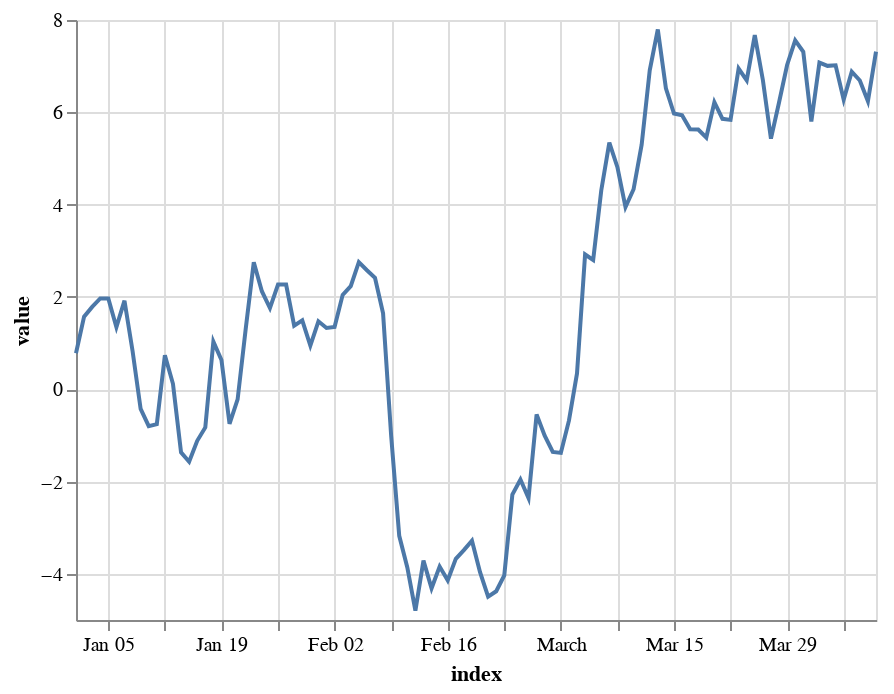

The code cell stored with this chart in its notebook:
### Code cell
chart = alt.Chart(datetime_df.reset_index())
chart.mark_line().encode(x='index:T', y='value:Q')

### Figure 1 — Vega-Lite specification as saved in the notebook (floating-point values rounded to 4 significant figures)
{"config": {"view": {"continuousWidth": 400, "continuousHeight": 300}}, "data": {"name": "data-c8e45b8371f58998787861d5441ea9ee"}, "mark": "line", "encoding": {"x": {"field": "index", "type": "temporal"}, "y": {"field": "value", "type": "quantitative"}}, "$schema": "https://vega.github.io/schema/vega-lite/v4.17.0.json", "datasets": {"data-c8e45b8371f58998787861d5441ea9ee": [{"index": "2020-01-01T00:00:00", "value": 0.7792}, {"index": "2020-01-02T00:00:00", "value": 1.572}, {"index": "2020-01-03T00:00:00", "value": 1.784}, {"index": "2020-01-04T00:00:00", "value": 1.967}, {"index": "2020-01-05T00:00:00", "value": 1.964}, {"index": "2020-01-06T00:00:00", "value": 1.344}, {"index": "2020-01-07T00:00:00", "value": 1.918}, {"index": "2020-01-08T00:00:00", "value": 0.8273}, {"index": "2020-01-09T00:00:00", "value": -0.4277}, {"index": "2020-01-10T00:00:00", "value": -0.8012}, {"index": "2020-01-11T00:00:00", "value": -0.7577}, {"index": "2020-01-12T00:00:00", "value": 0.7366}, {"index": "2020-01-13T00:00:00", "value": 0.1174}, {"index": "2020-01-14T00:00:00", "value": -1.369}, {"index": "2020-01-15T00:00:00", "value": -1.57}, {"index": "2020-01-16T00:00:00", "value": -1.118}, {"index": "2020-01-17T00:00:00", "value": -0.8273}, {"index": "2020-01-18T00:00:00", "value": 1.032}, {"index": "2020-01-19T00:00:00", "value": 0.6335}, {"index": "2020-01-20T00:00:00", "value": -0.7486}, {"index": "2020-01-21T00:00:00", "value": -0.2212}, {"index": "2020-01-22T00:00:00", "value": 1.305}, {"index": "2020-01-23T00:00:00", "value": 2.752}, {"index": "2020-01-24T00:00:00", "value": 2.124}, {"index": "2020-01-25T00:00:00", "value": 1.759}, {"index": "2020-01-26T00:00:00", "value": 2.269}, {"index": "2020-01-27T00:00:00", "value": 2.268}, {"index": "2020-01-28T00:00:00", "value": 1.378}, {"index": "2020-01-29T00:00:00", "value": 1.492}, {"index": "2020-01-30T00:00:00", "value": 0.9456}, {"index": "2020-01-31T00:00:00", "value": 1.471}, {"index": "2020-02-01T00:00:00", "value": 1.328}, {"index": "2020-02-02T00:00:00", "value": 1.349}, {"index": "2020-02-03T00:00:00", "value": 2.044}, {"index": "2020-02-04T00:00:00", "value": 2.232}, {"index": "2020-02-05T00:00:00", "value": 2.753}, {"index": "2020-02-06T00:00:00", "value": 2.578}, {"index": "2020-02-07T00:00:00", "value": 2.413}, {"index": "2020-02-08T00:00:00", "value": 1.646}, {"index": "2020-02-09T00:00:00", "value": -1.007}, {"index": "2020-02-10T00:00:00", "value": -3.176}, {"index": "2020-02-11T00:00:00", "value": -3.86}, {"index": "2020-02-12T00:00:00", "value": -4.798}, {"index": "2020-02-13T00:00:00", "value": -3.712}, {"index": "2020-02-14T00:00:00", "value": -4.313}, {"index": "2020-02-15T00:00:00", "value": -3.843}, {"index": "2020-02-16T00:00:00", "value": -4.141}, {"index": "2020-02-17T00:00:00", "value": -3.673}, {"index": "2020-02-18T00:00:00", "value": -3.486}, {"index": "2020-02-19T00:00:00", "value": -3.281}, {"index": "2020-02-20T00:00:00", "value": -3.964}, {"index": "2020-02-21T00:00:00", "value": -4.495}, {"index": "2020-02-22T00:00:00", "value": -4.377}, {"index": "2020-02-23T00:00:00", "value": -4.032}, {"index": "2020-02-24T00:00:00", "value": -2.284}, {"index": "2020-02-25T00:00:00", "value": -1.956}, {"index": "2020-02-26T00:00:00", "value": -2.358}, {"index": "2020-02-27T00:00:00", "value": -0.5453}, {"index": "2020-02-28T00:00:00", "value": -1.006}, {"index": "2020-02-29T00:00:00", "value": -1.36}, {"index": "2020-03-01T00:00:00", "value": -1.379}, {"index": "2020-03-02T00:00:00", "value": -0.681}, {"index": "2020-03-03T00:00:00", "value": 0.3419}, {"index": "2020-03-04T00:00:00", "value": 2.92}, {"index": "2020-03-05T00:00:00", "value": 2.8}, {"index": "2020-03-06T00:00:00", "value": 4.307}, {"index": "2020-03-07T00:00:00", "value": 5.342}, {"index": "2020-03-08T00:00:00", "value": 4.812}, {"index": "2020-03-09T00:00:00", "value": 3.945}, {"index": "2020-03-10T00:00:00", "value": 4.333}, {"index": "2020-03-11T00:00:00", "value": 5.299}, {"index": "2020-03-12T00:00:00", "value": 6.909}, {"index": "2020-03-13T00:00:00", "value": 7.795}, {"index": "2020-03-14T00:00:00", "value": 6.519}, {"index": "2020-03-15T00:00:00", "value": 5.974}, {"index": "2020-03-16T00:00:00", "value": 5.937}, {"index": "2020-03-17T00:00:00", "value": 5.631}, {"index": "2020-03-18T00:00:00", "value": 5.627}, {"index": "2020-03-19T00:00:00", "value": 5.454}, {"index": "2020-03-20T00:00:00", "value": 6.218}, {"index": "2020-03-21T00:00:00", "value": 5.858}, {"index": "2020-03-22T00:00:00", "value": 5.836}, {"index": "2020-03-23T00:00:00", "value": 6.948}, {"index": "2020-03-24T00:00:00", "value": 6.692}, {"index": "2020-03-25T00:00:00", "value": 7.674}, {"index": "2020-03-26T00:00:00", "value": 6.701}, {"index": "2020-03-27T00:00:00", "value": 5.428}, {"index": "2020-03-28T00:00:00", "value": 6.213}, {"index": "2020-03-29T00:00:00", "value": 7.025}, {"index": "2020-03-30T00:00:00", "value": 7.557}, {"index": "2020-03-31T00:00:00", "value": 7.311}, {"index": "2020-04-01T00:00:00", "value": 5.802}, {"index": "2020-04-02T00:00:00", "value": 7.078}, {"index": "2020-04-03T00:00:00", "value": 7.006}, {"index": "2020-04-04T00:00:00", "value": 7.018}, {"index": "2020-04-05T00:00:00", "value": 6.274}, {"index": "2020-04-06T00:00:00", "value": 6.879}, {"index": "2020-04-07T00:00:00", "value": 6.69}, {"index": "2020-04-08T00:00:00", "value": 6.239}, {"index": "2020-04-09T00:00:00", "value": 7.316}]}}
